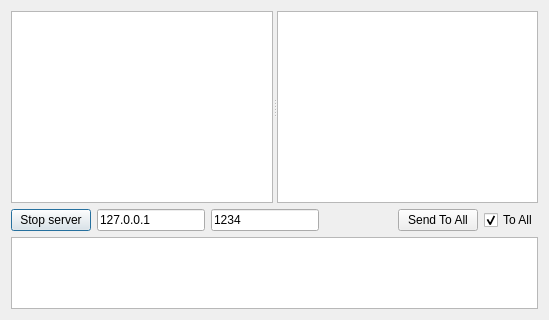
<?xml version="1.0" encoding="UTF-8"?>
<ui version="4.0">
 <class>Dialog</class>
 <widget class="QDialog" name="Dialog">
  <property name="geometry">
   <rect>
    <x>0</x>
    <y>0</y>
    <width>549</width>
    <height>320</height>
   </rect>
  </property>
  <property name="windowTitle">
   <string>Chat server</string>
  </property>
  <layout class="QVBoxLayout" name="verticalLayout">
   <item>
    <widget class="QSplitter" name="splitter">
     <property name="orientation">
      <enum>Qt::Horizontal</enum>
     </property>
     <widget class="QListWidget" name="lwLog">
      <property name="sizePolicy">
       <sizepolicy hsizetype="Expanding" vsizetype="Expanding">
        <horstretch>0</horstretch>
        <verstretch>0</verstretch>
       </sizepolicy>
      </property>
      <property name="selectionRectVisible">
       <bool>false</bool>
      </property>
     </widget>
     <widget class="QListWidget" name="lwUsers">
      <property name="sizePolicy">
       <sizepolicy hsizetype="Minimum" vsizetype="Fixed">
        <horstretch>0</horstretch>
        <verstretch>0</verstretch>
       </sizepolicy>
      </property>
      <property name="selectionMode">
       <enum>QAbstractItemView::MultiSelection</enum>
      </property>
      <property name="sortingEnabled">
       <bool>true</bool>
      </property>
     </widget>
    </widget>
   </item>
   <item>
    <layout class="QHBoxLayout" name="horizontalLayout">
     <item>
      <widget class="QPushButton" name="pbStartStop">
       <property name="text">
        <string>Stop server</string>
       </property>
       <property name="checkable">
        <bool>true</bool>
       </property>
       <property name="checked">
        <bool>false</bool>
       </property>
      </widget>
     </item>
     <item>
      <widget class="QLineEdit" name="leHost">
       <property name="text">
        <string>127.0.0.1</string>
       </property>
      </widget>
     </item>
     <item>
      <widget class="QLineEdit" name="lePort">
       <property name="text">
        <string>1234</string>
       </property>
      </widget>
     </item>
     <item>
      <spacer name="horizontalSpacer">
       <property name="orientation">
        <enum>Qt::Horizontal</enum>
       </property>
       <property name="sizeHint" stdset="0">
        <size>
         <width>40</width>
         <height>20</height>
        </size>
       </property>
      </spacer>
     </item>
     <item>
      <widget class="QPushButton" name="pbSend">
       <property name="text">
        <string>Send To All</string>
       </property>
      </widget>
     </item>
     <item>
      <widget class="QCheckBox" name="cbToAll">
       <property name="text">
        <string>To All</string>
       </property>
       <property name="shortcut">
        <string/>
       </property>
       <property name="checked">
        <bool>true</bool>
       </property>
       <property name="tristate">
        <bool>false</bool>
       </property>
      </widget>
     </item>
    </layout>
   </item>
   <item>
    <layout class="QHBoxLayout" name="horizontalLayout_2">
     <item>
      <widget class="QPlainTextEdit" name="pteMessage">
       <property name="plainText">
        <string/>
       </property>
      </widget>
     </item>
    </layout>
   </item>
  </layout>
 </widget>
 <layoutdefault spacing="6" margin="11"/>
 <resources/>
 <connections/>
</ui>
